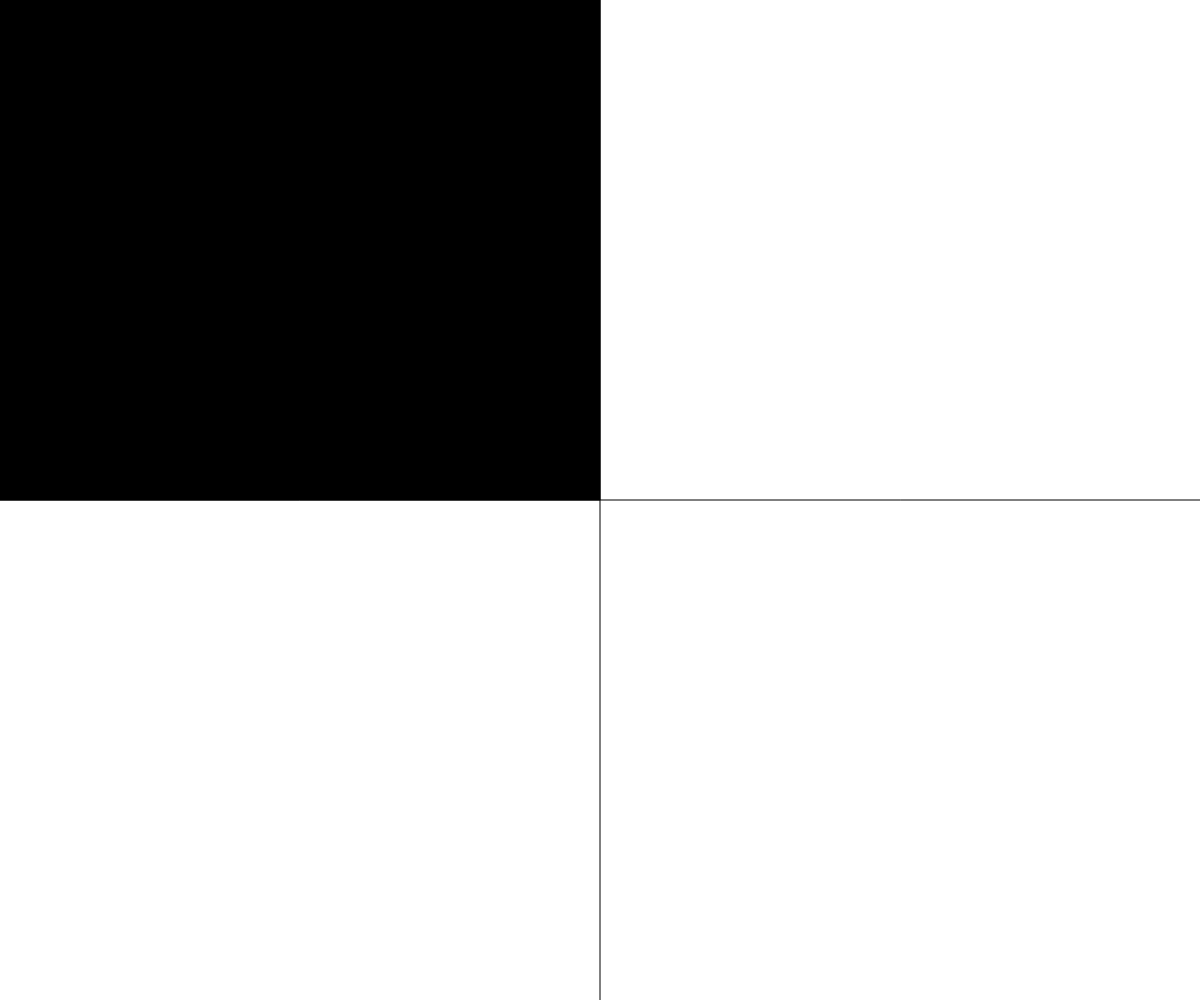
Frame 1 (no input)
Frame 60 (no input): identical to frame 1, image omitted
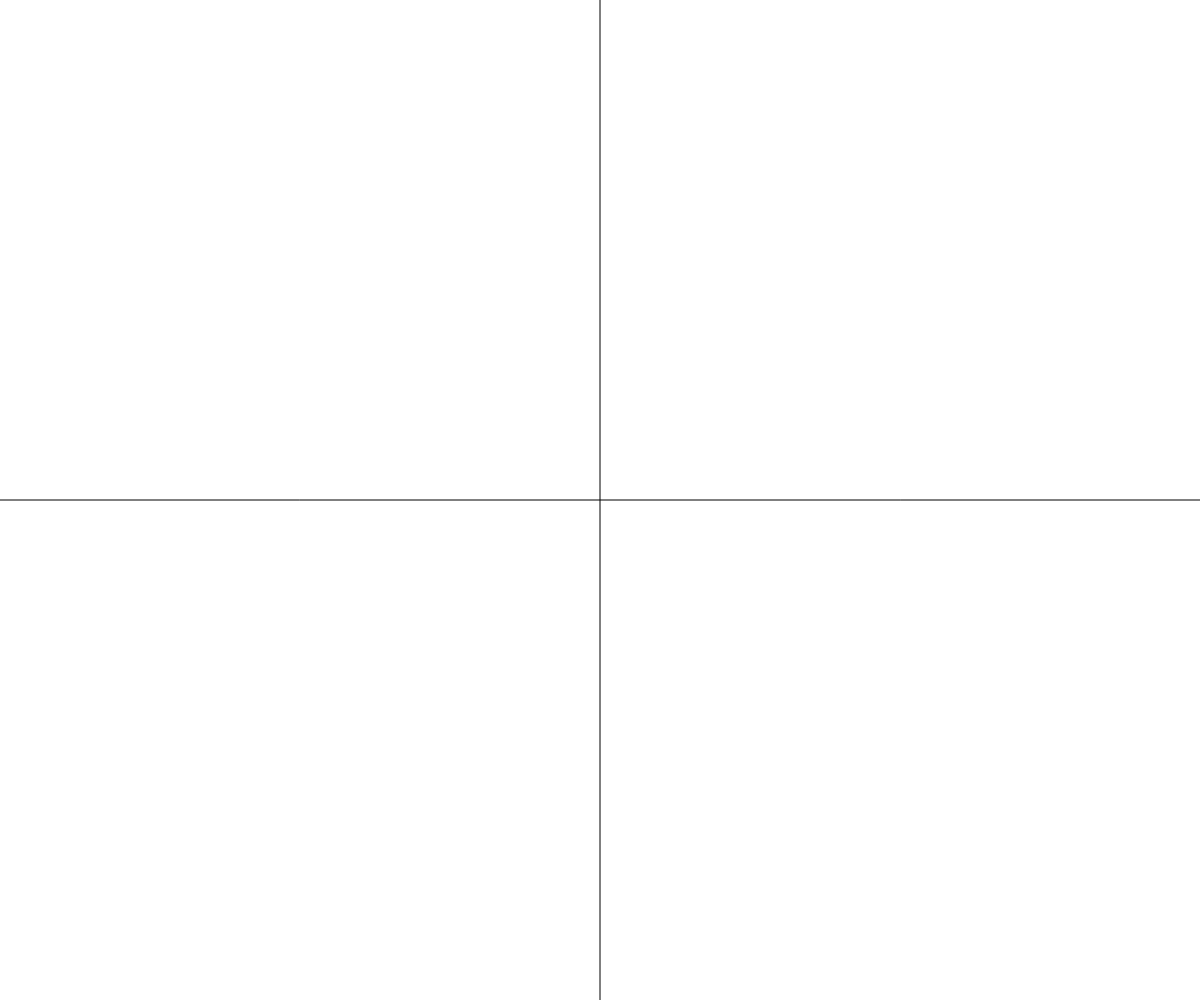
Frame 120 (the mouse pressed at the canvas centre since frame 60)

The p5.js sketch that drew these frames (run headless with seeded random() and noise() and a simulated clock; from frame 60 on, the mouse is pressed at the canvas centre):

// p5.js sketch
// ── sketch.js
// Refactoring Problems
// Alyssa Maitland
// Mar.11, 2025

//refactoring problem 1

// //Global Variables
// let x = 200;
// let y = 300;
// let xMovement;
// let yMovement;

// function setup() {
//   createCanvas(windowWidth, windowHeight);
//   xMovement=random(3,8); 
//   yMovement=random(3,8);
// }

// function draw() {
//   wallBounce();
//   background(80,80,80);
//   rect(x,y,250,75);
// }

// function wallBounce(){
//   //when the rectangle hits a wall it bounces off it
//   x += xMovement; 
//   y += yMovement;
//   if (y>=height-75||y<=0){
//     //heads in opposite vertical direction
//     yMovement = yMovement*-1;
//   }
//   if (x>=width-250||x<=0){
//     //heads in opposite horizontal direction
//     xMovement = xMovement*-1;
//   }
// }

//refactoring problem 2

function setup() {
  createCanvas(windowWidth,windowHeight);
}
function draw() {
  background(255);
  Quadrants();
}

function Quadrants(){
  //divides the canvas into four sections and fills the one with the mouse in it black
  fill(0);
  line(width/2, 0, width/2, height);
  line(0, height/2, width, height/2);
  if (mouseX<width/2 && mouseY<height/2){
    //top left
    rect(0,0,width/2,height/2);
  }
  else if (mouseX>width/2 && mouseY<height/2){
    //top right
    rect(width/2,0,width/2,height/2);
  }
  else if (mouseX<width/2 && mouseY>height/2){
    //bottom left
    rect(0,height/2,width/2,height/2);
  }
  else if (mouseX>width/2 && mouseY>height/2){
    //bottom right
    rect(width/2,height/2,width/2,height/2);
  } 
}
